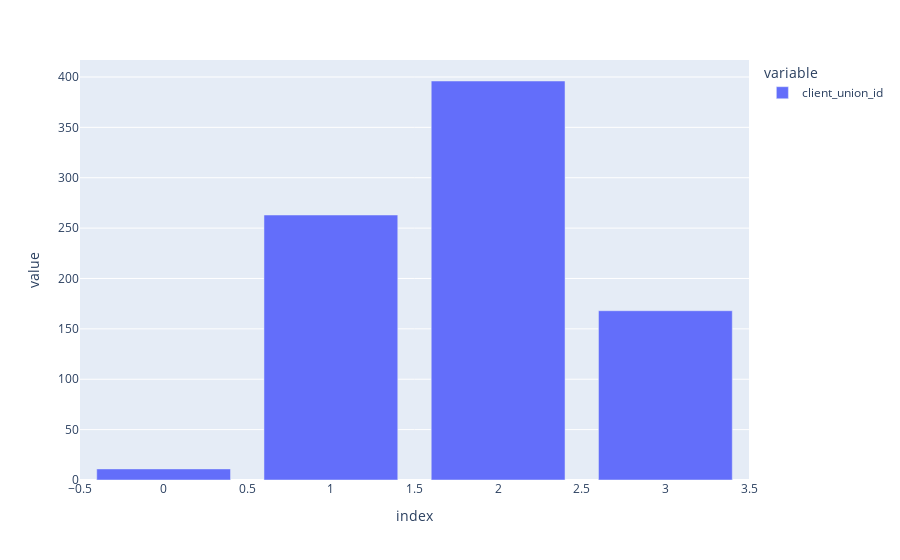

Notebook cell for this chart:
### Code cell
px.bar(range_by_period.client_union_id)

### Figure 1 — Plotly figure (JSON) as saved in the notebook; plotly's stock layout.template omitted (floating-point values rounded to 4 significant figures)
{"data": [{"alignmentgroup": "True", "hovertemplate": "variable=client_union_id<br>index=%{x}<br>value=%{y}<extra></extra>", "legendgroup": "client_union_id", "marker": {"color": "#636efa", "pattern": {"shape": ""}}, "name": "client_union_id", "offsetgroup": "client_union_id", "orientation": "v", "showlegend": true, "textposition": "auto", "type": "bar", "x": [0, 1, 2, 3], "xaxis": "x", "y": [11, 263, 396, 168], "yaxis": "y"}], "layout": {"barmode": "relative", "legend": {"title": {"text": "variable"}, "tracegroupgap": 0}, "margin": {"t": 60}, "xaxis": {"anchor": "y", "domain": [0, 1], "title": {"text": "index"}}, "yaxis": {"anchor": "x", "domain": [0, 1], "title": {"text": "value"}}}}
